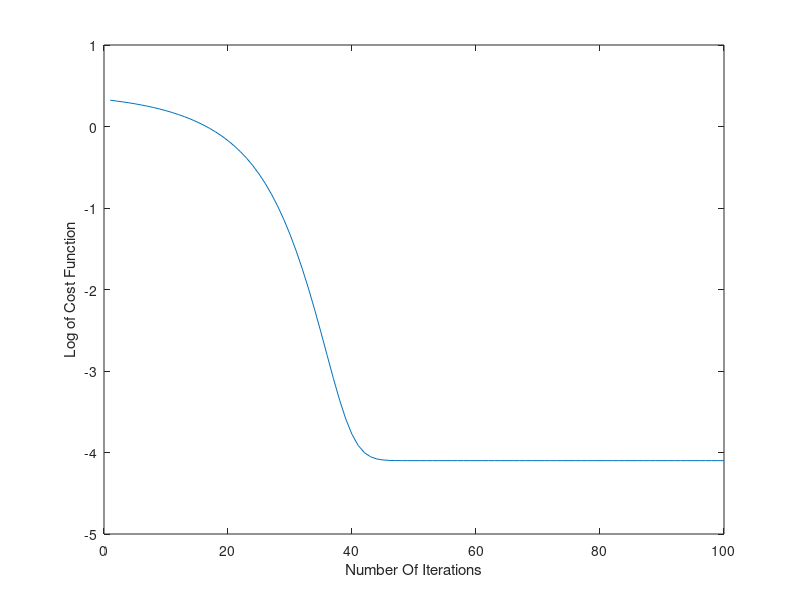
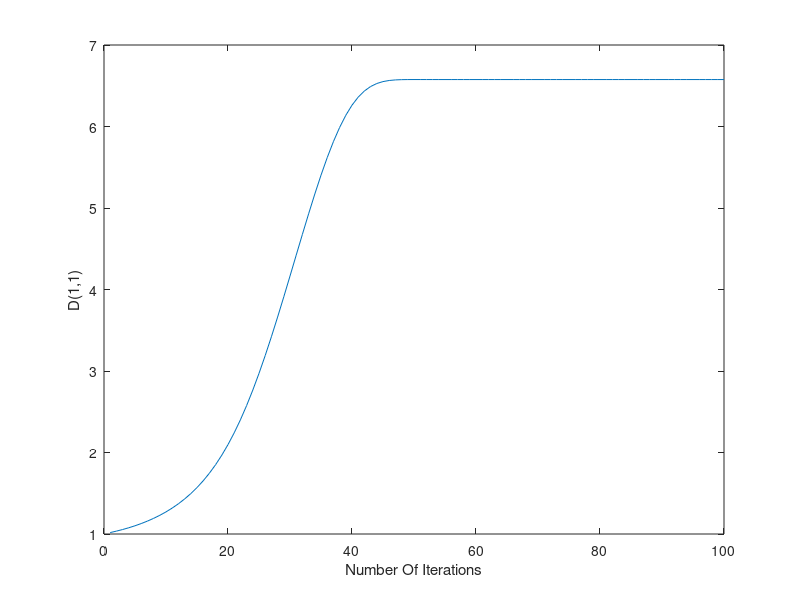
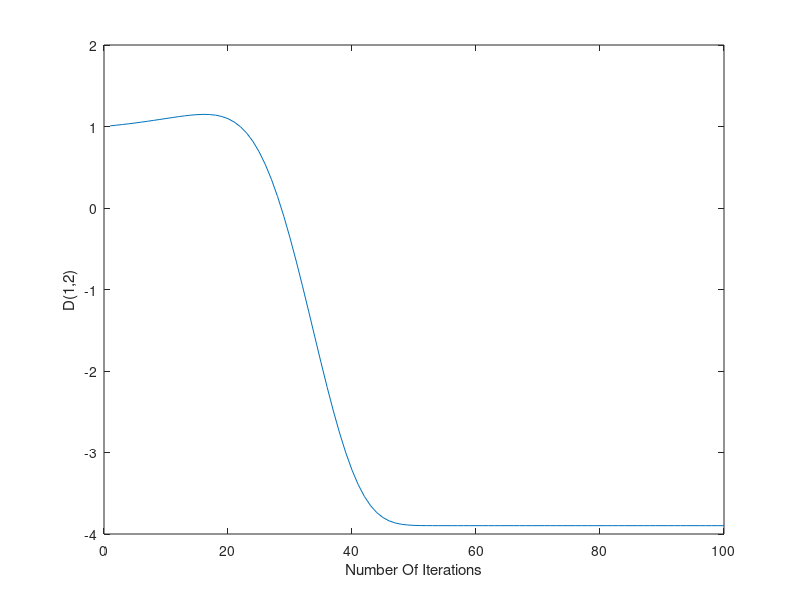
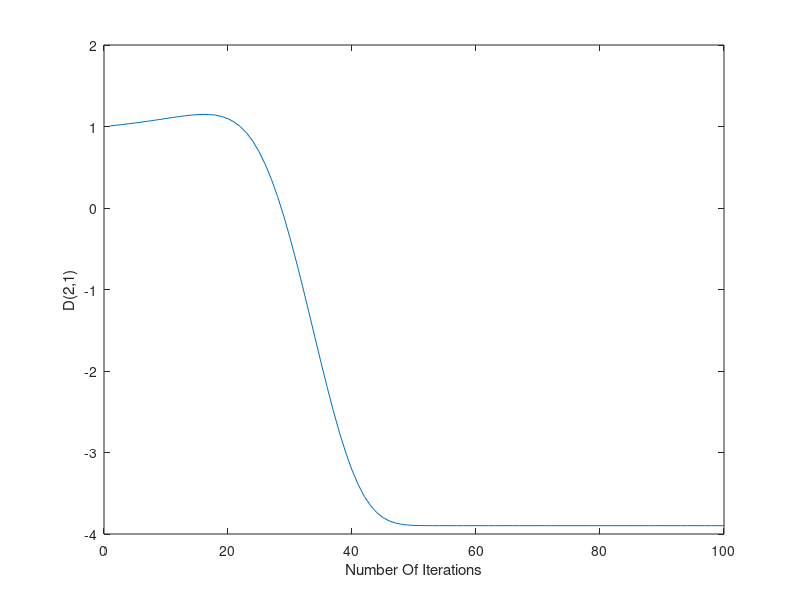

The MATLAB script that drew these images, in order:
function [] = diffusion()
S_0 = 1;
b_0 = 0.1;
g = [1,0.866,0.5,0,-0.5,-0.866;0,0.5,0.866,1,0.866,0.5];
S = [0.5054-0.0217i;0.6874+0.0171i;0.3632+0.1789i;0.3483+0.1385i;0.2606-0.0675i;0.2407+0.1517i];
S = abs(S);
L = [1,0;1,1];
l = ones(3,1);
D = L*L';
tau = 0.01;
lambda = 0.5;


iter = 0;
max_iter = 100;
r = zeros(6,1);
J = zeros(max_iter,1);
d_11 = J;
d_12 = d_11;
d_21 = d_11;
d_22 = d_11;
J_r = zeros(6,3);

while (iter < max_iter)
    
    if(iter > 1)
        if(J_curr < J_prev)
            tau = 1.1*tau;
        else
            tau = 0.5*tau;
        end
    end
    
    if(iter > 0)
        J_prev = J_curr;
    end
    
    
    temp1 = g'*D*g;
    temp2 = b_0*diag(temp1);
    r = S - S_0*exp(-temp2);
    J_curr = r'*r;
    J(iter+1,1) = log(J_curr);
    
    temp3 = g'*L;
    for q=1:6
        J_r(q,1) = S_0*b_0*exp(-temp2(q))*2*temp3(q,1)*g(1,q);
        J_r(q,2) = S_0*b_0*exp(-temp2(q))*2*temp3(q,1)*g(2,q);
        J_r(q,3) = S_0*b_0*exp(-temp2(q))*2*temp3(q,2)*g(2,q);
    end
    H = J_r'*J_r;
    temp4 = diag(H);
    temp5 = diag(temp4);
    
    delta = -tau*(inv(H+lambda*temp5))*J_r'*r; 
    l = l + delta;
    
    L(1,1) = l(1);
    if L(1,1) < 0
        L(1,1) = 0;
    end
    L(1,2) = 0;
    L(2,1) = l(2);
    L(2,2) = l(3);
    if L(2,2) < 0
        L(2,2) = 0;
    end
    
    D = L*L';
    d_11(iter+1,1) = D(1,1);
    d_12(iter+1,1) = D(1,2);
    d_21(iter+1,1) = D(2,1);
    d_22(iter+1,1) = D(2,2);
    
    
    if(iter == 0)
        J_min = J_curr;
    else 
        if(J_curr < J_min)
            J_min = J_curr;
            optimal_D = D;
        end
    end
    
    iter = iter + 1;
end

[eV eD] = eig(D);
disp('D matrix');
D
disp('Principal direction along which the diffusion is strongest');
eV(:,2)
disp('Positive Eigen values to show its PSD matrix')
eD
disp('Strength of diffusion of principal direction as compared to the perpendicular direction');
eD(2,2)/eD(1,1)

figure;
i = 1:max_iter;
plot(i,J);
xlabel('Number Of Iterations');
ylabel('Log of Cost Function');
figure;
plot(i,d_11);
xlabel('Number Of Iterations');
ylabel('D(1,1)');
figure;
plot(i,d_12);
xlabel('Number Of Iterations');
ylabel('D(1,2)');
figure;
plot(i,d_21);
xlabel('Number Of Iterations');
ylabel('D(2,1)');
figure;
plot(i,d_22);
xlabel('Number Of Iterations');
ylabel('D(2,2)');


    
    
    